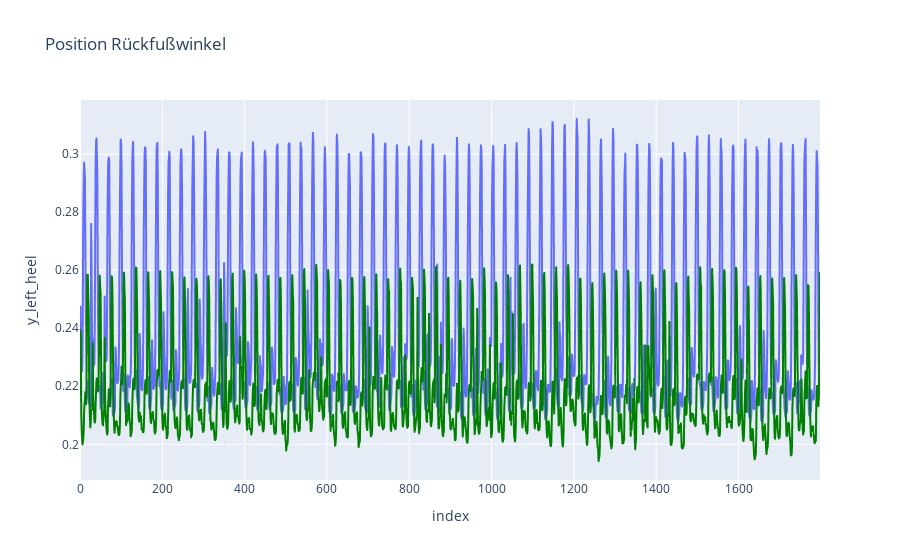

The cell this chart's notebook holds for it:
### Markdown cell above
### Vergleich meherer Gelenkpunkte 
* seitliche Ansicht und y-Bewegung zur Feststellung des Zeitpunkts für die Berechnung des Winkels
* hintere Ansicht und x-Bewegung zur Berechnung des Winkels

### Code cell
import pandas as pd
import plotly.express as px
import matplotlib as mpl

joints_x = ["z_left_knee", "z_left_ankle", "z_left_heel"]
joints_y = ["y_left_heel", "y_left_foot_index"]

fig_knee = px.line(df, y="y_left_heel", title='Position Rückfußwinkel')
fig_ankle = px.line(df, y="y_left_foot_index")
fig_ankle.update_traces(line= dict(
    color = "green"
))

fig_knee.add_trace(fig_ankle.data[0], )
fig_knee.show()

### Figure 1 — Plotly figure (JSON) as saved in the notebook; plotly's stock layout.template omitted (floating-point values rounded to 4 significant figures; data arrays with more than 128 entries replaced by an {"elided": "..."} marker saying what was removed)
{"data": [{"hovertemplate": "index=%{x}<br>y_left_heel=%{y}<extra></extra>", "legendgroup": "", "line": {"color": "#636efa", "dash": "solid"}, "marker": {"symbol": "circle"}, "mode": "lines", "name": "", "showlegend": false, "type": "scattergl", "x": {"elided": "1799 int values"}, "xaxis": "x", "y": {"elided": "1799 float values"}, "yaxis": "y"}, {"hovertemplate": "index=%{x}<br>y_left_foot_index=%{y}<extra></extra>", "legendgroup": "", "line": {"color": "green", "dash": "solid"}, "marker": {"symbol": "circle"}, "mode": "lines", "name": "", "showlegend": false, "type": "scattergl", "x": {"elided": "1799 int values"}, "xaxis": "x", "y": {"elided": "1799 float values"}, "yaxis": "y"}], "layout": {"legend": {"tracegroupgap": 0}, "title": {"text": "Position Rückfußwinkel"}, "xaxis": {"anchor": "y", "domain": [0, 1], "title": {"text": "index"}}, "yaxis": {"anchor": "x", "domain": [0, 1], "title": {"text": "y_left_heel"}}}}
